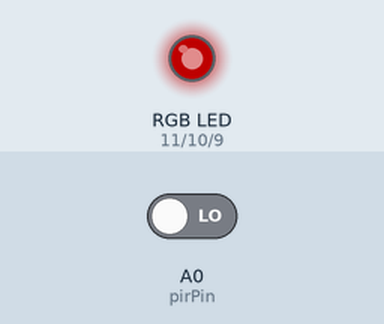
The sketch below on a simulated Arduino Uno, built with avr-gcc and run on an emulated ATmega328P. Parts: an RGB LED mixed from three pins (HIGH = lit). The test bench sets the inputs (shaded band); at power-on: A0 (pirPin) LOW. Dim RGB values are drawn brighter than linear.

Above: at 8.8 s.
8.9 s: A0 (pirPin) driven HIGH
At 9.7 s:
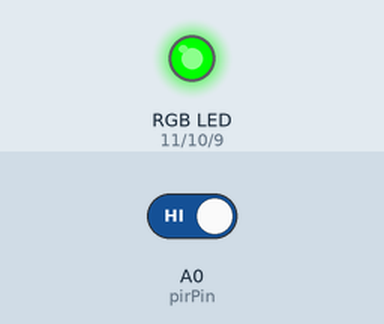
At 12.8 s:
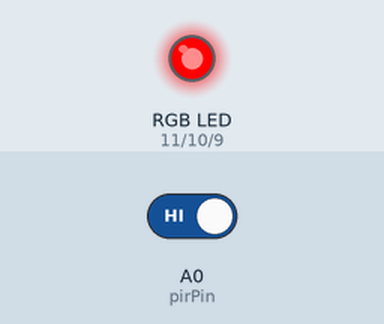
17.5 s: A0 (pirPin) driven LOW
Timing chart, 0 to 28.0 s (numbered marks = the images above; inputs shaded):
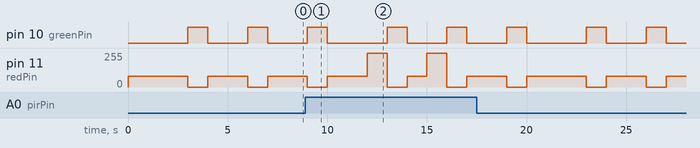

The sketch:

PIR.ino
```cpp
/*
Adafruit Arduino - Lesson 3. RGB LED
*/

int redPin = 11;
int greenPin = 10;
int bluePin = 9;

int pirValue = LOW;
int pirPin = A0;

int alarmDelay = 0;
int alarmState = 0;

int timer1_counter;

//uncomment this line if using a Common Anode LED
// #define COMMON_ANODE

void setup()
{
  pinMode(redPin, OUTPUT);
  pinMode(greenPin, OUTPUT);
  pinMode(bluePin, OUTPUT);
  pinMode(pirPin, INPUT);

  cli(); // stop interrupts
  TCCR1A = 0; // set entire TCCR1A register to 0
  TCCR1B = 0; // same for TCCR1B
  TCNT1  = 0; // initialize counter value to 0
  // set compare match register for 0.25 Hz increments
  OCR1A = 62499; // = 16000000 / (1024 * 0.25) - 1 (must be <65536)
  // turn on CTC mode
  TCCR1B |= (1 << WGM12);
  // Set CS12, CS11 and CS10 bits for 1024 prescaler
  TCCR1B |= (1 << CS12) | (0 << CS11) | (1 << CS10);
  // enable timer compare interrupt
  TIMSK1 |= (1 << OCIE1A);
  sei(); // allow interrupts
}

ISR(TIMER1_COMPA_vect)        // interrupt service routine
{
  alarmState = ++alarmState % 3;
}

void loop()
{

  if (alarmState == 0) {
    setColor(0, 255, 0);
  } else if (alarmState == 1) {
    setColor(80, 0, 80);
  } else {
    pirValue = digitalRead(pirPin);

    if (pirValue == HIGH) {
      setColor(255, 0, 0);  // red
    } else {
      setColor(80, 0, 80);
    }
  }

  delay(1000);
}

void setColor(int red, int green, int blue)
{
  #ifdef COMMON_ANODE
    red = 255 - red;
    green = 255 - green;
    blue = 255 - blue;
  #endif
  analogWrite(redPin, red);
  analogWrite(greenPin, green);
  analogWrite(bluePin, blue);
}
```
